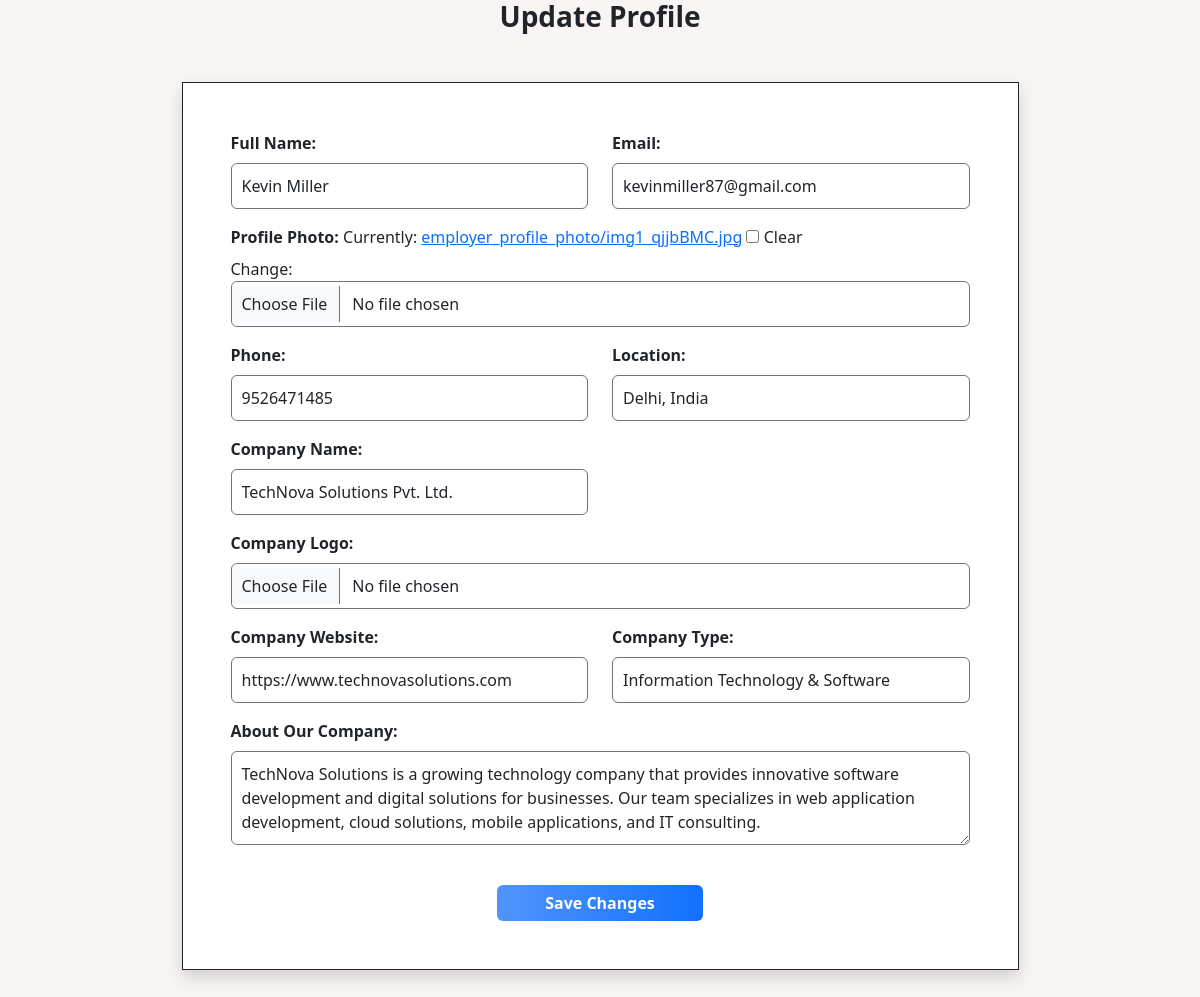
/update-profile/ (signed in), run on the app's committed database.
### profile_app/models.py (models this page shows, shortened)
class Employer(models.Model):
    user = models.OneToOneField(User, on_delete=models.CASCADE)
    full_name = models.CharField(max_length=50)
    profile_photo = models.ImageField(upload_to= 'employer_profile_photo/', null=True, blank=True)
    email = models.EmailField()
    phone = models.CharField(max_length=10)
    location = models.CharField(max_length=50)
    company_name = models.CharField(max_length=30)
    company_logo = models.ImageField(upload_to='employer_company_logos/', null=True, blank=True)
    about_company = models.TextField()
    company_website = models.URLField()
    company_type = models.CharField(max_length=50)

### profile_app/views.py (the view)
# urls.py: path('update-profile/', views.update_profile, name='update_profile'),
def update_profile(request):
    if request.user.role == 1:
        jobseeker = Jobseeker.objects.get(user=request.user)
        if request.method == 'POST':
            form = JobseekerUpdateForm(request.POST, request.FILES, instance=jobseeker)
            if form.is_valid():
                a = form.save(commit=False)
                a.user = request.user
                a.save()
                messages.success(request, 'Profile updated successfully!')
                return redirect('profile_dashboard')
        else:
            form = JobseekerUpdateForm(instance=jobseeker)
        return render(request, 'update_jobseeker_profile.html', {'form': form})
    elif request.user.role == 2:
        employer = Employer.objects.get(user=request.user)
        if request.method == 'POST':
            form = EmployerProfileForm(request.POST, request.FILES, instance=employer)
            if form.is_valid():
                form.save()
                messages.success(request, 'Profile updated successfully!')
                return redirect('profile_dashboard')
        else:
            form = EmployerProfileForm(instance=employer)
        return render(request, 'update_employer_profile.html', {'form': form})
    else:
        messages.error(request, 'Invalid user role')
        return redirect('login')

### profile_app/forms.py
class EmployerProfileForm(forms.ModelForm):
    class Meta:
        model = Employer
        exclude = ['user']

### profile_app/templates/update_employer_profile.html (shortened to what this page needs)
{% load static %}
<!DOCTYPE html>
<html lang="en">
<head>
    <link href="https://cdn.jsdelivr.net/npm/bootstrap@5.3.8/dist/css/bootstrap.min.css" rel="stylesheet">
    <link rel="stylesheet" href="https://cdn.jsdelivr.net/npm/bootstrap-icons/font/bootstrap-icons.css">
    <link rel="stylesheet" href="{% static 'css/style.css' %}">
</head>
<body>
    {% load widget_tweaks %}
    <h3 class="text-center fw-bold ">Update Profile</h3>
    <div class="container my-5 align-items-center justify-content-center d-flex ">
        <form method="POST" enctype="multipart/form-data" class=" w-75 border border-dark shadow p-5 bg-white">
            <div class="row">
                <div class="col-md-6 mb-3">
                    <label class="form-label fw-bold">Full Name: </label>
                    {% render_field form.full_name class="form-control border border-secondary" %}
                </div>
                <div class="col-md-6 mb-3">
                    <label class="form-label fw-bold">Email:</label>
                    {% render_field form.email class="form-control border border-secondary" placeholder="e.g., Data Analyst" %}
                </div>
                <div class="col-md-12 mb-3">
                    <label class="form-label fw-bold">Profile Photo:</label>
                    {% render_field form.profile_photo class="form-control border border-secondary" %}
                </div>
                <div class="col-md-6 mb-3">
                    <label class="form-label fw-bold">Phone:</label>
                    {% render_field form.phone class="form-control border border-secondary" placeholder="10-digit mobile number" %}
                </div>
                <div class="col-md-6 mb-3">
                    <label class="form-label fw-bold">Location:</label>
                    {% render_field form.location class="form-control border border-secondary" placeholder="Your location" %}
                </div>
                <div class="col-md-6 mb-3">
                    <label class="form-label fw-bold">Company Name:</label>
                    {% render_field form.company_name class="form-control border border-secondary" %}
                </div>
                <div class="col-md-12 mb-3">
                    <label class="form-label fw-bold">Company Logo:</label>
                    {% render_field form.company_logo class="form-control border border-secondary" rows="3" %}
                </div>
                <div class="col-md-6 mb-3">
                    <label class="form-label fw-bold">Company Website:</label>
                    {% render_field form.company_website class="form-control border border-secondary" rows="3" %}
                </div>
                <div class="col-md-6 mb-3">
                    <label class="form-label fw-bold">Company Type:</label>
                    {% render_field form.company_type class="form-control border border-secondary" rows="3" %}
                </div>
                <div class="col-md-12 mb-3">
                    <label class="form-label fw-bold">About Our Company:</label>
                    {% render_field form.about_company class="form-control border border-secondary" rows="3" %}
                </div>
            </div>
            <div class="text-center">
                <button type="submit" class="btn btn-secondary px-5 fw-bold my-4 mb-0">Save Changes</button>
            </div>
        </form>
    </div>
</body>
</html>

### core/static/css/style.css (style rules this page uses)
body { margin: 0; padding: 0; box-sizing: border-box; background-color: #f8f5f4; }
.btn-secondary { background: linear-gradient(to right, #5195fb, #1170ff); border: none; color: #fff; transition: 0.3s; }
.form-control { border: 1px solid #c8cbca; padding: 10px; }
::placeholder { color: rgba(52, 48, 48, 0.8); font-size: 16px; }
input[type=checkbox] { accent-color: #09453d; }

### data on the page
Employer: full_name "Kevin Miller", email "kevinmiller87@gmail.com", phone "9526471485", location "Delhi, India", company_name "TechNova Solutions Pvt. Ltd.", company_website "https://www.technovasolutions.com", company_type "Information Technology & Software", about_company "TechNova Solutions is a growing technology company that provides innovative software development and digital solutions for businesses. Our team specializes in web application development, cloud solutions, mobile applications, and IT consulting."
